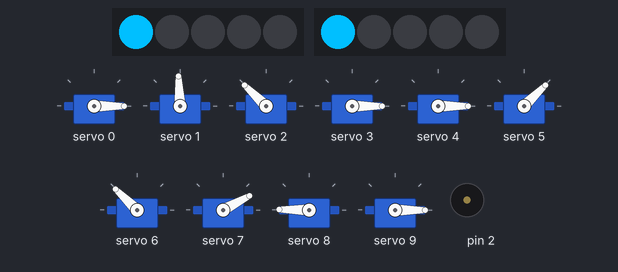
The sketch below on a simulated Arduino Uno, built with avr-gcc and run on an emulated ATmega328P. On the bench: 2 × 5 RGB LEDs in strip order, left to right, 10 × servo, buzzer (waves = sounding).

Above: at 2.6 s.
At 3.1 s:
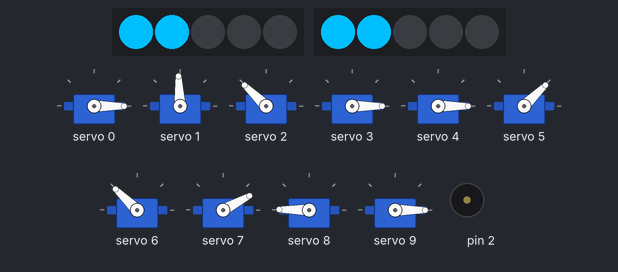
At 3.6 s:
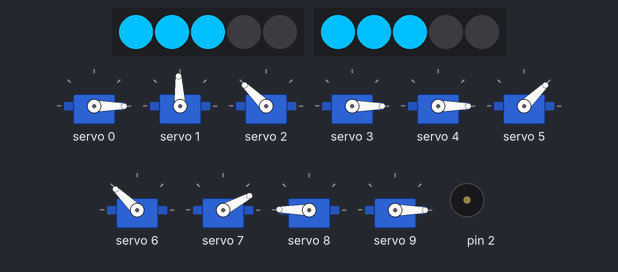
At 4.1 s:
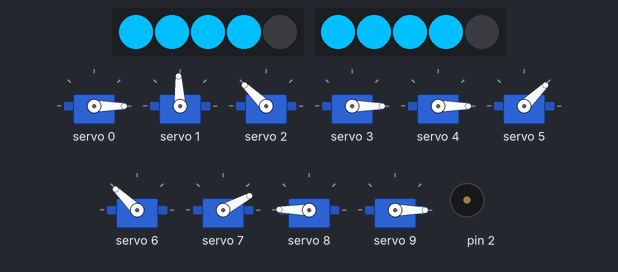
At 4.6 s:
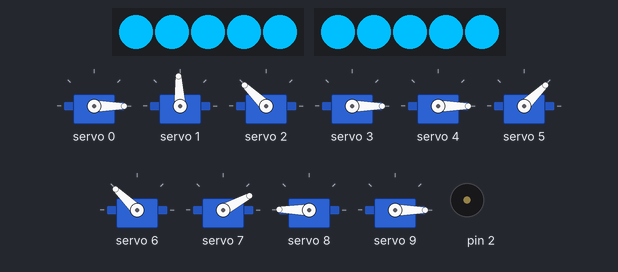
Timing chart, 0 to 40.0 s (numbered marks = the images above):
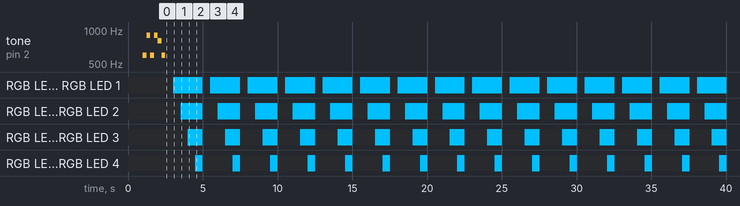

The sketch:

Servo_with_led.ino
```cpp
#include <Wire.h>
#include <Adafruit_PWMServoDriver.h>
#include <Adafruit_NeoPixel.h>

// Servo settings
#define SERVO_MIN 500   // Minimum pulse width (microseconds)
#define SERVO_MAX 2500  // Maximum pulse width (microseconds)
#define FREQUENCY 50    // PWM frequency

Adafruit_PWMServoDriver pca = Adafruit_PWMServoDriver(0x40);

struct ServoConfig {
  uint8_t pin;
  uint8_t angle;
};

ServoConfig servos[] = {
  {0, 0},   // 1 right front
  {1, 90},  // 1 right rear
  {2, 130}, // 1 left front
  {3, 0},   // 1 left rear
  {4, 0},   // 2 right rear
  {5, 45},  // 2 left rear
  {6, 130}, // 2 left front
  {7, 30},  // 2 right front
  {8, 170}, // 3 right front
  {9, 0},   // 3 left front
  {10, 0},  // 3 left rear
  {11, 170} // 3 right rear
};


#define PIN       7
#define PIN1      8
#define NUMPIXELS 5

Adafruit_NeoPixel pixels(NUMPIXELS, PIN, NEO_GRB + NEO_KHZ800);
Adafruit_NeoPixel pixels1(NUMPIXELS, PIN1, NEO_GRB + NEO_KHZ800);

#define DELAYVAL 500 // Time (in milliseconds) to pause between pixels


void setup() {
  delay(1000);
   tone (2, 600);
   delay(250);
   tone(2, 900);
   delay(250);
   tone (2, 600);
   delay(250);
   tone(2, 900);
   delay(250);
   tone (2, 800);
   delay(250);
   tone(2, 600);
   delay(250);

   noTone(2);

  pixels.begin();
  pixels1.begin();// INITIALIZE NeoPixel strip object (REQUIRED)


 pca.begin();
  pca.setPWMFreq(FREQUENCY);

  // Initialize all servos
  for (auto &srv : servos) {
    setServoAngle(srv.pin, srv.angle);
  }
}

void loop() {
  pixels.clear();
  pixels1.clear();

  for(int i=0; i<NUMPIXELS; i++) {
    pixels.setPixelColor(i, pixels.Color(0, 191, 255));
    pixels1.setPixelColor(i, pixels1.Color(0, 191, 255));

    pixels.show();
    pixels1.show();// Send the updated pixel colors to the hardware.

    delay(DELAYVAL); // Pause before next pass through loop
  }
}

void setServoAngle(uint8_t servo, uint8_t deg) {
  uint16_t pulse = map(deg, 0, 180, SERVO_MIN, SERVO_MAX);
  pca.writeMicroseconds(servo, pulse);
}
```

Measured:
- by itself, RGB LED 1, RGB LED 1: alternates RGB(0, 191, 255) for 2.0 s and off for 0.50 s
- by itself, RGB LED 2, RGB LED 2: alternates RGB(0, 191, 255) for 1.5 s and off for 1.0 s
- by itself, RGB LED 3, RGB LED 3: alternates RGB(0, 191, 255) for 1.0 s and off for 1.5 s
- by itself, RGB LED 4, RGB LED 4: alternates RGB(0, 191, 255) for 0.50 s and off for 2.0 s
- what the display in image 0 shows lasts 0.5 s, from 2.5 s to 3.0 s
